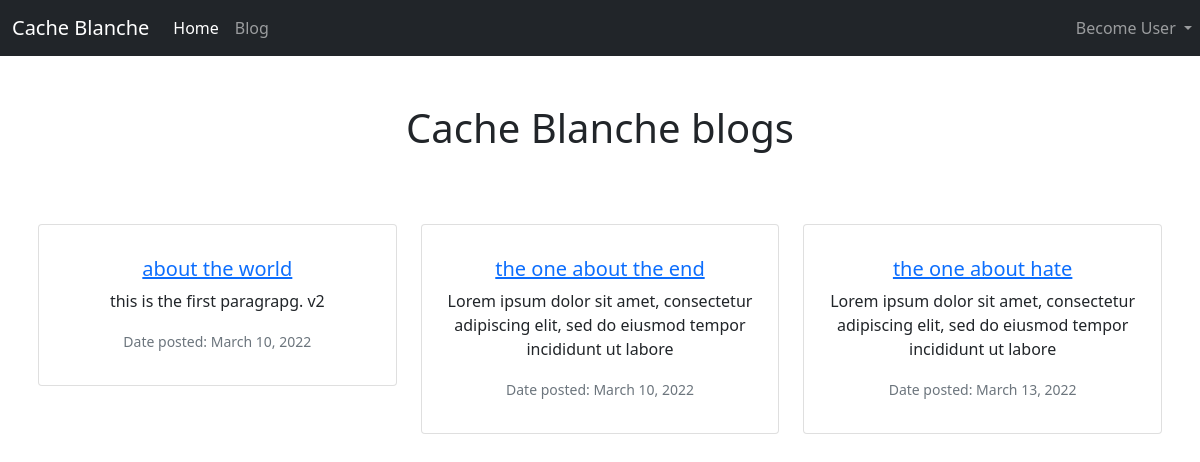
The app's page /blog/all-blog/ with its own data.
### blog/models.py (models this page shows, shortened)
class Blog(models.Model):
    title = models.CharField(max_length=255)
    body = models.TextField()
    author = models.ForeignKey(
        Author,
        related_name='author_blogs',
        on_delete=models.CASCADE
    )
    date_of_post = models.DateField(auto_now_add=True)

### blog/views.py (the view)
# urls.py: path('all-blog/', all_blog, name='all-blog'),
def all_blog(request):
    blogs = Blog.objects.order_by('date_of_post')
    context = {'blogs':blogs}
    return render(request, 'all_blog.html', context)

### blog/templates/blog/all_blog.html (shortened to what this page needs)
{% extends 'base.html' %}
{% block content %}
    <div class="container my-5 px-2">
        <div class="row">
            <div class="col text-center">
                <h1>Cache Blanche blogs</h1>
            </div>
        </div>
        {% if blogs %}
            <div class="row my-5">
                    {% for blog in blogs %}
                        <div class="col-4">
                            <div class="card text-center mx-0 py-3 my-3">
                               <div class="card-body">
                                <h5 class="card-title">
                                    <a href="{% url 'blog-detail' blog.id %}">{{ blog.title }}</a>
                                </h5>
                                <p class="card-text">{{ blog.body|slice:":100" }}</p>
                                <p class="card-text"><small class="text-muted">Date posted: {{ blog.date_of_post }}</small></p>
                               </div>
                            </div>
                        </div>
                    {% endfor %}
            </div>
        {% else %}
            <div class="row">
                <div class="col text-center">
                    <p>There are no blog</p>
                </div>
            </div>
        {% endif %}
    </div>
{% endblock %}

### records on screen
Blog: title "about the world", body "this is the first paragrapg. v2", date_of_post "March 10, 2022"
Blog: title "the one about the end", body "Lorem ipsum dolor sit amet, consectetur adipiscing elit, sed do eiusmod tempor incididunt ut labore", date_of_post "March 10, 2022"
Blog: title "the one about hate", body "Lorem ipsum dolor sit amet, consectetur adipiscing elit, sed do eiusmod tempor incididunt ut labore", date_of_post "March 13, 2022"
